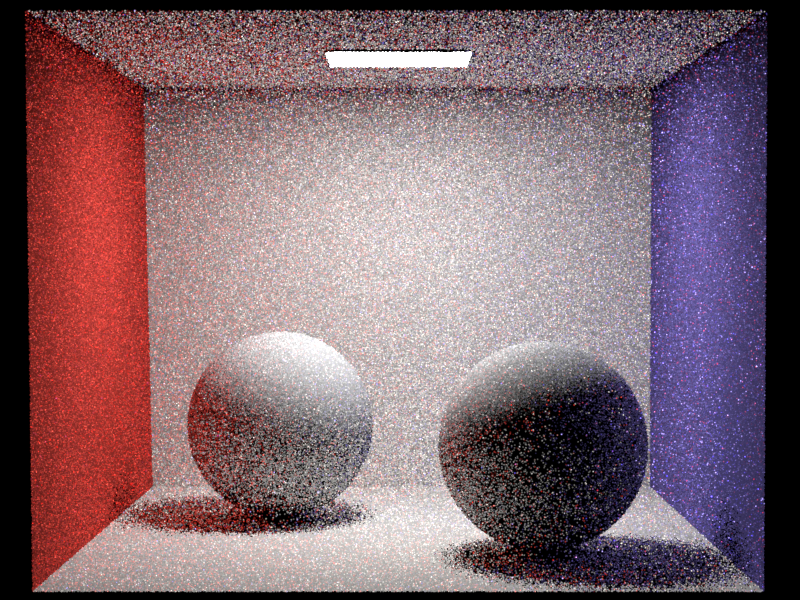
#> input picture assets/cbox.png, 800 x 600 px, found by its file name
$ python gaussian-blur.py
#> lines starting #> are read from the running program, lines starting #| are printed output that depends on the picture
#> in main, img is the input picture: shape (600, 800, 3); mean R, G, B 128.5, 102.2, 110.1
'''
Gaussian blur
by: Matias
'''

import math
import os
import argparse
import numpy as np
from PIL import Image


parser = argparse.ArgumentParser()
parser.add_argument('--save', type=bool, default=True, help='whether or not to save output files')
parser.add_argument('--show', type=bool, default=False, help='whether to show input/output image or not')
parser.add_argument('--file', type=str, default='/assets/cbox.png', help='input image file')
parser.add_argument('--save_name', type=str, default='out', help='input image file')
parser.add_argument('--size', type=int, default=5, help='kernel size')
parser.add_argument('--sigma', type=int, default=1, help='standard deviation for gaussian kernel')

# Gaussian Kernel
def gaussian_kernel(size = 3, sigma = 1):
    ax = np.linspace(-(size - 1) / 2 , (size  - 1) / 2 , size) # evenly distributed over interval (start, end)
    gaussian = np.exp(-0.5 * np.square(ax) / np.square(sigma)) # gaussian function
    kernel = np.outer(gaussian, gaussian) # gaussian matrix
    return kernel / np.sum(kernel) # normalize


# Convolution operation
def convolve2D(image, kernel, padding=0, strides=1):
    # Cross Correlation
#> called with kernel = array of shape (5, 5, 3), padding = 2, strides = 1
    kernel = np.flipud(np.fliplr(kernel))

    # Gather Shapes of Kernel + Image + Padding
    xKernShape = kernel.shape[0]
    yKernShape = kernel.shape[1]
    xImgShape = image.shape[0]
#> xImgShape = 600
    yImgShape = image.shape[1]
#> yImgShape = 800

    # Shape of Output Convolution
    xOutput = int(((xImgShape - xKernShape + 2 * padding) / strides) + 1)
#> xOutput = 600
    yOutput = int(((yImgShape - yKernShape + 2 * padding) / strides) + 1)
#> yOutput = 800
    output = np.zeros((xOutput, yOutput, image.shape[2]))

    # Apply Equal Padding to All Sides
    if padding != 0:
        imagePadded = np.zeros((image.shape[0] + padding*2, image.shape[1] + padding*2, 3))
        imagePadded[int(padding):int(-1 * padding), int(padding):int(-1 * padding),:] = image
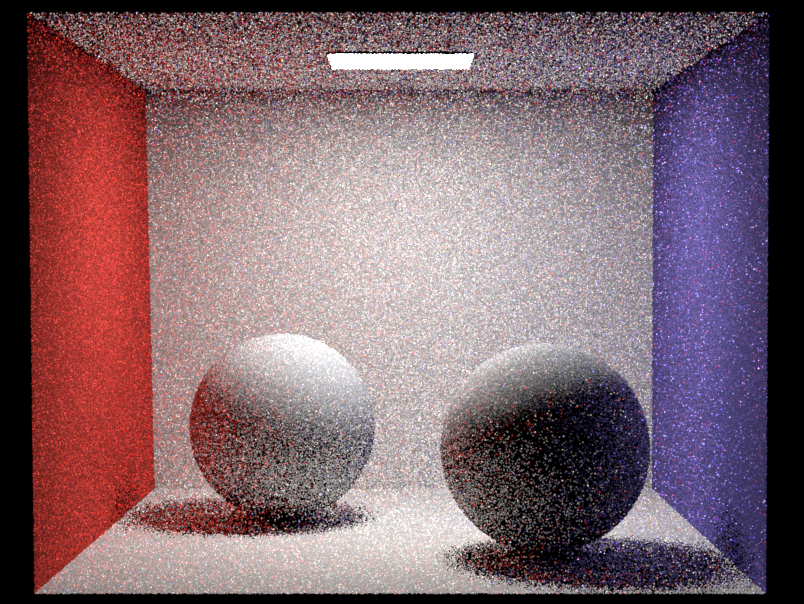
#> imagePadded: shape (604, 804, 3) float64; mean R, G, B 127, 101, 108.8
    else:
        imagePadded = image

    # Iterate through image
    for y in range(image.shape[1]):
        # Exit Convolution
        if y > image.shape[1] - yKernShape:
            break
        # Only Convolve if y has gone down by the specified Strides
        if y % strides == 0:
            for x in range(image.shape[0]):
                # Go to next row once kernel is out of bounds
                if x > image.shape[0] - xKernShape:
                    break
                try:
                    # Only Convolve if x has moved by the specified Strides
                    if x % strides == 0:
                        for channel in range(image.shape[2]):
                            output[x, y, channel] = (kernel[:,:,channel] * imagePadded[x: x + xKernShape, y: y + yKernShape, channel]).sum()
                except:
                    break
    return output

def main():
    args = parser.parse_args()
    img = np.array(Image.open(f'{os.getcwd()}{args.file}'))
    kernel = gaussian_kernel(size=args.size, sigma = args.sigma)
    kernel = np.repeat(kernel[:, :, np.newaxis], 3, axis = 2)
    img_out = convolve2D(img , kernel = kernel, padding = math.floor((kernel.shape[0]) /2) ).astype(np.uint8)

    if args.show:
        Image.open(f'{os.getcwd()}{args.file}').show()
        Image.fromarray(img_out).show()

    if args.save:
        img_out = Image.fromarray(img_out)
        save_path = f'{os.getcwd()}/results/gaussian-blur'
        if not os.path.exists(save_path):
            os.makedirs(save_path)
        img_out.save(f'{save_path}/{args.save_name}_{args.size}_{args.sigma}.png')


if __name__ == "__main__":
    main()
